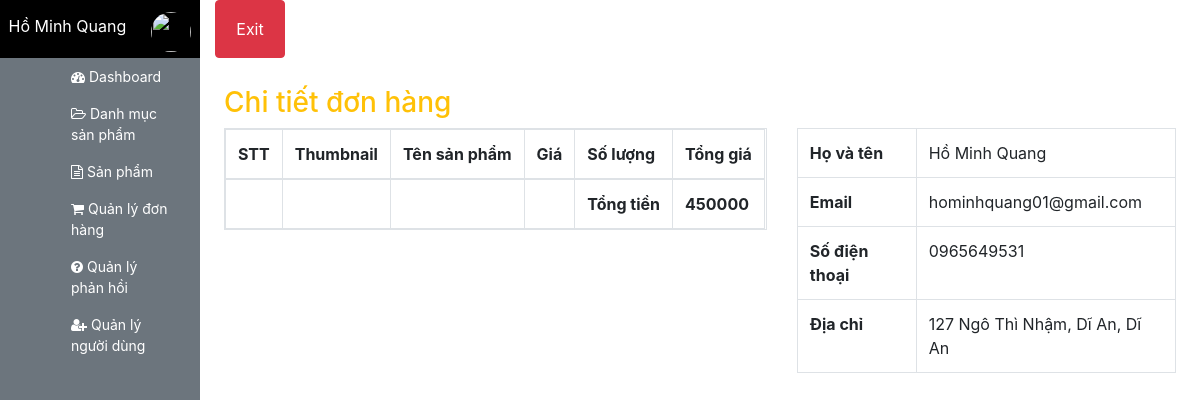
The app's page /admin/order/detail.php?id=17 (signed in) with its own data.
### tables this page shows
CREATE TABLE `orders` (
  `id` int(11) NOT NULL,
  `fullname` varchar(100) DEFAULT NULL,
  `user_id` int(11) DEFAULT NULL,
  `email` varchar(255) DEFAULT NULL,
  `phone_number` varchar(20) DEFAULT NULL,
  `address` varchar(100) DEFAULT NULL,
  `order_date` datetime DEFAULT NULL,
  `status` int(11) DEFAULT NULL,
  `total_money` int(11) DEFAULT NULL
);

### Database/dbhelper.php (called while the page is built, shortened)
<?php
function executeResult($sql, $isSingle = false)
{
    $data = null;
    $conn = mysqli_connect(HOST, USERNAME, PASSWORD, DATABASE);
    mysqli_set_charset($conn, 'utf8');
    $resultset = mysqli_query($conn, $sql);
    if ($isSingle) {
        $data = mysqli_fetch_array($resultset, 1);
    } else {
        while (($row = mysqli_fetch_array($resultset, 1)) != null) {
            $data[] = $row;
        }
    }
    return $data;
}

### admin/order/detail.php (the view, shortened to what this page needs)
<?php
    require_once('../layouts/header.php');
    $orderId = getGet('id');
    $sql = "Select * from orders where id = $orderId";
    $orderItem=executeResult($sql,true);
?>
<div class="row" style="margin-top:20px;">
    <div class="col-md-12">
        <h3 class="text-warning mt-2">Chi tiết đơn hàng</h3>
    </div>
</div>
<div class="row">
    <div class="col-md-7">
        <table class="table table-bordered table-hover table-responsive">
            <thead>
                <tr>
                    <th>STT</th>
                    <th>Thumbnail</th>
                    <th>Tên sản phẩm</th>
                    <th>Giá</th>
                    <th>Số lượng</th>
                    <th>Tổng giá</th>
                </tr>
            </thead>
            <tbody>
                <tr>
                    <th></th>
                    <th></th>
                    <th></th>
                    <th></th>
                    <th>Tổng tiền</th>
                    <th><?=$orderItem['total_money']?></th>
                </tr>
            </tbody>
        </table>
    </div>
    <div class="col-md-5">
        <table class="table table-bordered">
            <tr>
                <th>Họ và tên</th>
                <td><?=$orderItem['fullname']?></td>
            </tr>
            <tr>
                <th>Email</th>
                <td><?=$orderItem['email']?></td>
            </tr>
            <tr>
                <th>Số điện thoại</th>
                <td><?=$orderItem['phone_number']?></td>
            </tr>
            <tr>
                <th>Địa chỉ</th>
                <td><?=$orderItem['address']?></td>
            </tr>
        </table>
    </div>
</div>
<?php
    require_once('../layouts/footer.php')
?>

### records on screen
orders: total_money "450000", fullname "Hồ Minh Quang", email "hominhquang01@gmail.com", phone_number "0965649531", address "127 Ngô Thì Nhậm, Dĩ An, Dĩ An"

### other values on screen
$user['fullname'] "Hồ Minh Quang"
